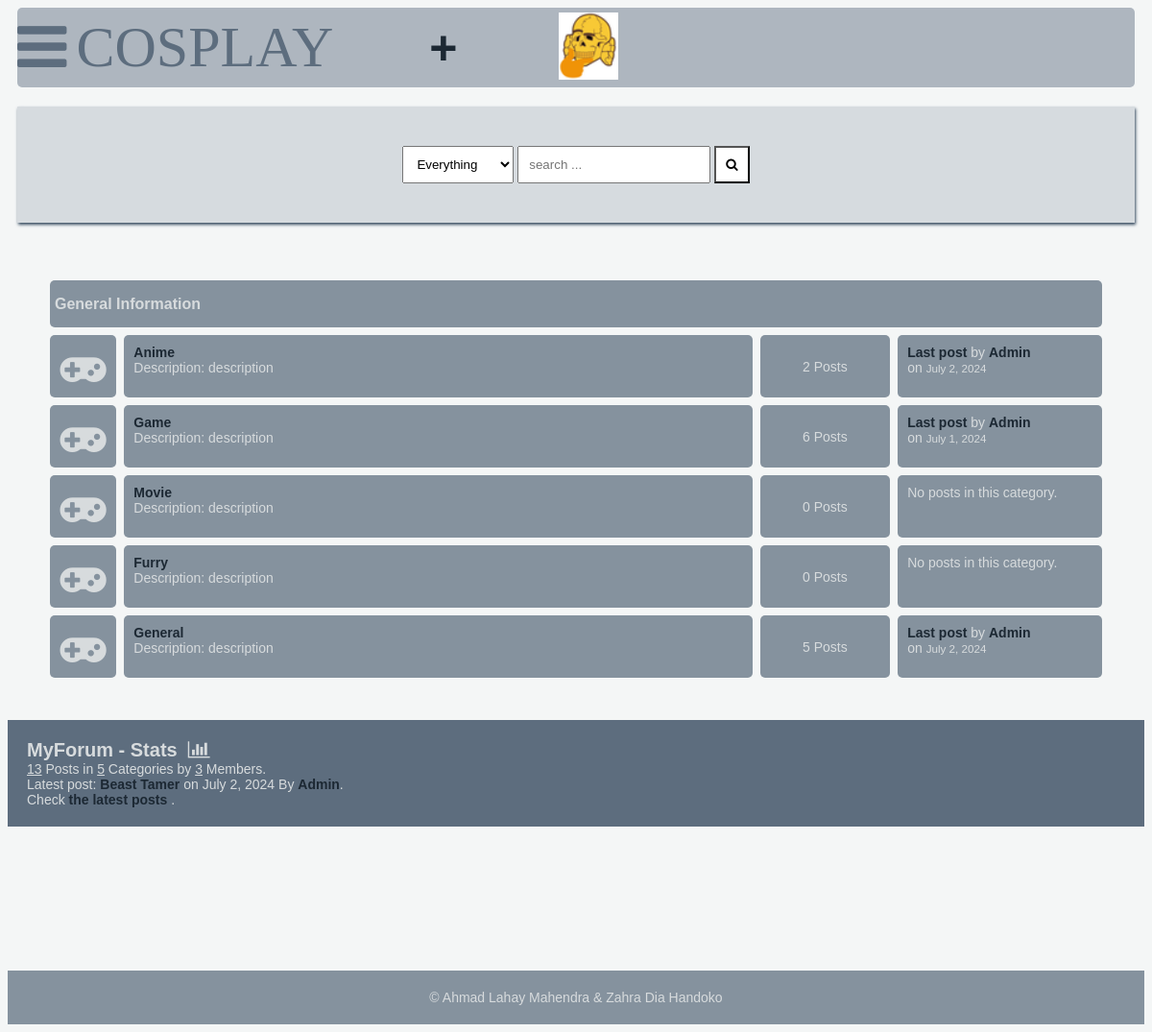
The app's page / (signed in), older data.
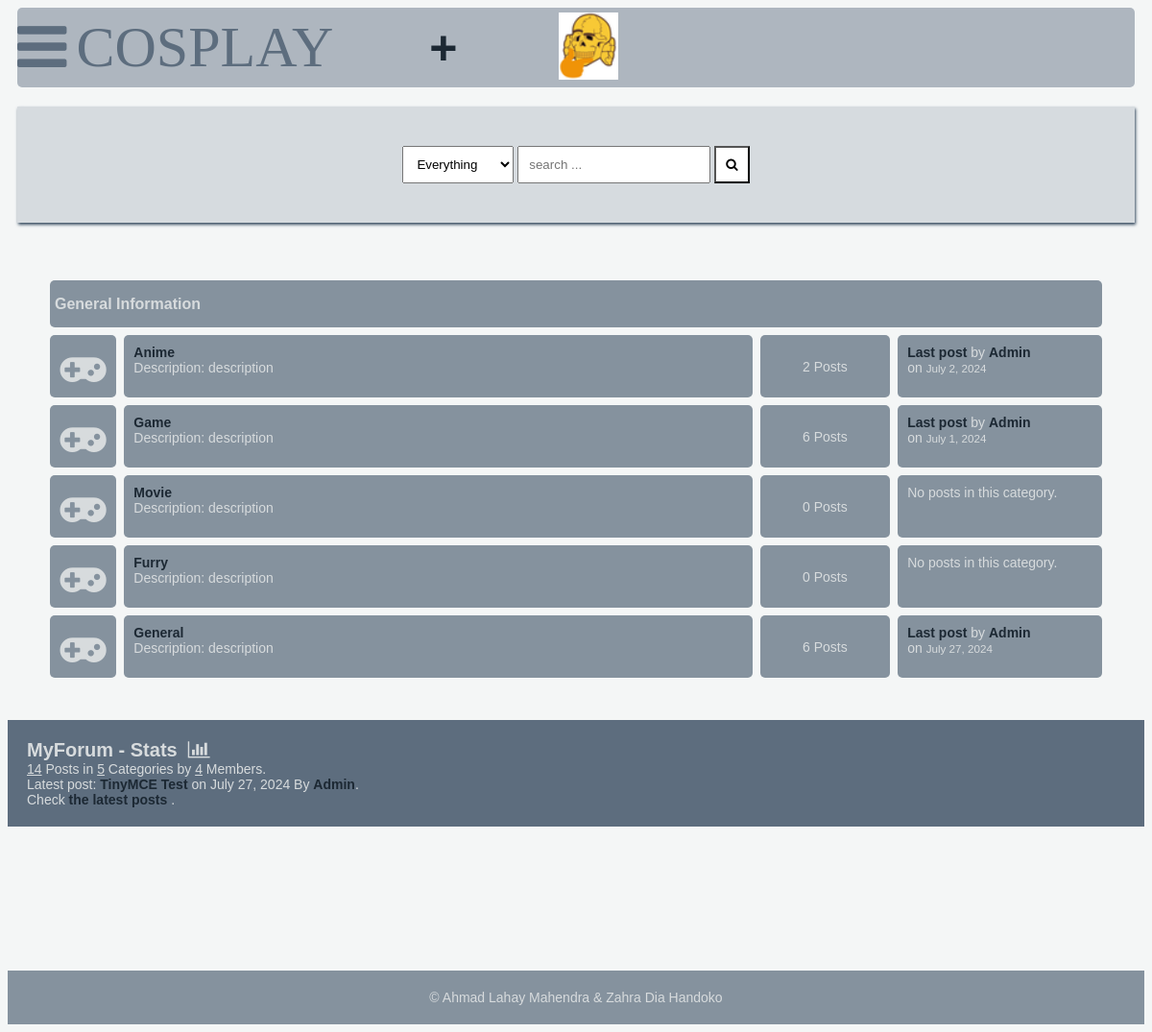
The same page, newer data.
### main/models.py (models this page shows, shortened)
class Category(models.Model):
    title = models.CharField(max_length=50) #Category title
    slug = models.SlugField(max_length=400, unique=True, blank=True) #URL version of the category
    description = models.TextField(default="description") #Description of the category
    class Meta:
        verbose_name_plural = "categories" #Plural name for Category
    def get_url(self):
        return reverse("posts", kwargs={
            "slug":self.slug
        })
    @property
    def num_posts(self):
        return Post.objects.filter(categories=self).count()
    @property
    def last_post(self):
        return Post.objects.filter(categories=self).latest("date")

class Post(models.Model):
    title = models.CharField(max_length=400) #Title of the Post
    slug = models.SlugField(max_length=400, unique=True, blank=True) #URL version of the Post
    user = models.ForeignKey(Author, on_delete=models.CASCADE) #Link to Author model
    content = HTMLField() #HTML field for the Post's content
    image = models.ImageField(upload_to='post_images', blank=True, null=True) #Image upload function
    categories = models.ManyToManyField(Category) #Many-to-many relationship with Category
    date = models.DateTimeField(auto_now_add=True) #Date Post was created
    approved = models.BooleanField(default=False) #Post approved status (Default = False)
    hit_count_generic = GenericRelation(HitCount, object_id_field='object_pk',
        related_query_name='hit_count_generic_relation'
    ) #Generic relation for Hitcount (Views)
    tags = TaggableManager() #Taggable manager for Tags
    comments = models.ManyToManyField(Comment, blank=True) #Many-to-many relationship with comments
    closed = models.BooleanField(default=False) #Open or closed status of the Post (Default = False)
    state = models.CharField(max_length=40, default="zero") #State of the Post
    def get_url(self):
        return reverse("detail", kwargs={
            "slug":self.slug
        })
    class Meta:
        indexes = [
            models.Index(fields=['date']),
            models.Index(fields=['slug']),
        ]

class Author(models.Model):
    user = models.ForeignKey(User, on_delete=models.CASCADE) #Link to user model
    email = models.EmailField(max_length=254, blank=True, null=False) #Email address of the user/author)
    fullname = models.CharField(max_length=40, blank=True) #Full name of the user/author
    slug = models.SlugField(max_length=400, unique=True, blank=True) #URL version of the name
    bio = HTMLField() #HTML field for author's bio
    points = models.IntegerField(default=0) #Points the author has received
    profile_pic = ResizedImageField(size=[50, 80], quality=100, upload_to="authors", default=None, null=True, blank=True) #Profile image

### main/views.py (the view)
# urls.py: path("", home, name="home"), #URL pattern for the home view
def home(request):
    forums = Category.objects.all() #Get all Categories
    num_posts = Post.objects.all().count() #Count all Posts
    num_users = User.objects.all().count() #Count all Users
    num_categories = forums.count() #Count all Categories
    author = None
    if request.user.is_authenticated:
        author = Author.objects.get(user=request.user)
    try:
        last_post = Post.objects.latest("date") #Get latest Post
    except:
        last_post = [] #If no Posts, set last Posts as an empty list
    context = {
        "forums":forums,
        "num_posts":num_posts,
        "num_users":num_users,
        "num_categories":num_categories,
        "last_post":last_post,
        "title": "COSPLAY Forum",
        "author": author,
    }
    return render(request, "forums.html", context) #Render the homepage with the context

### main/context_processors.py (called while the page is built, shortened)
def searchFunction(request):
    search_context = {}  #Initialize an empty dictionary for the search context
    posts = Post.objects.all()  #Retrieve all posts from the database
    return search_context  #Return the search context

### templates/forums.html
{% extends 'base.html' %}
{% block content %}
    <div class="container">
        <div class="subforum">
            {% if forums %}
                <div class="subforum-title">
                    <h1>General Information</h1>
                </div>
                {% for forum in forums %}
                    <div class="subforum-row">
                        <div class="subforum-icon subforum-column center">
                            <i class="fa fa-gamepad"></i>
                        </div>
                        <div class="subforum-description subforum-column">
                            <h4><a href="{{forum.get_url}}">{{forum.title}}</a></h4>
                            <p>Description: {{forum.description}} </p>
                        </div>
                        <div class="subforum-stats subforum-column center">
                            <span>{{forum.num_posts}} Posts</span>
                        </div>
                        <div class="subforum-info subforum-column">
                            {% if forum.last_post %}
                                <b><a href="{{forum.last_post.get_url}}">Last post</a></b> by <a href="">{{forum.last_post.user.user|title}}</a>
                                <br>on <small>{{forum.last_post.date|date}}</small>
                            {% else %}
                                <span>No posts in this category.</span>
                            {% endif %}
                        </div>
                    </div>
                {% endfor %}
            {% else %}
                <div class="subforum-title">
                    <h1><i class="fa fa-frown-o"></i>&nbsp;you have no posts yet.</h1>
                </div>
            {% endif %}
        </div>
    </div>
    <div class="forum-info">
        <div class="chart">
            MyForum - Stats &nbsp;<i class="fa fa-bar-chart"></i>
        </div>
        <span><u>{{num_posts}}</u> Posts in <u>{{num_categories}}</u> Categories by <u>{{num_users}}</u> Members.</span><br>
        {% if forums %}
            <span>Latest post: <b><a href="{{last_post.get_url}}">{{last_post.title}}</a></b> on {{last_post.date|date}} By <a href="">{{last_post.user.user|title}}</a></span>.<br>
            <span>Check <a href="{% url 'latest_posts' %}">the latest posts</a> .</span><br>
        {% endif %}
    </div>
    {% endblock content %}

Row changes from the older to the newer data that the page shows:
no longer on this page (row unchanged): Post: title "Beast Tamer", date "July 2, 2024", user.user "Admin"
computed for Category "General": num_posts "5" → "6"; last_post "July 2, 2024" → "July 27, 2024"
added Post: title "TinyMCE Test", date "July 27, 2024", user.user "Admin"
Text that changed along with them:
{{ num_posts }}: "13" → "14"
{{ num_users }}: "3" → "4"
